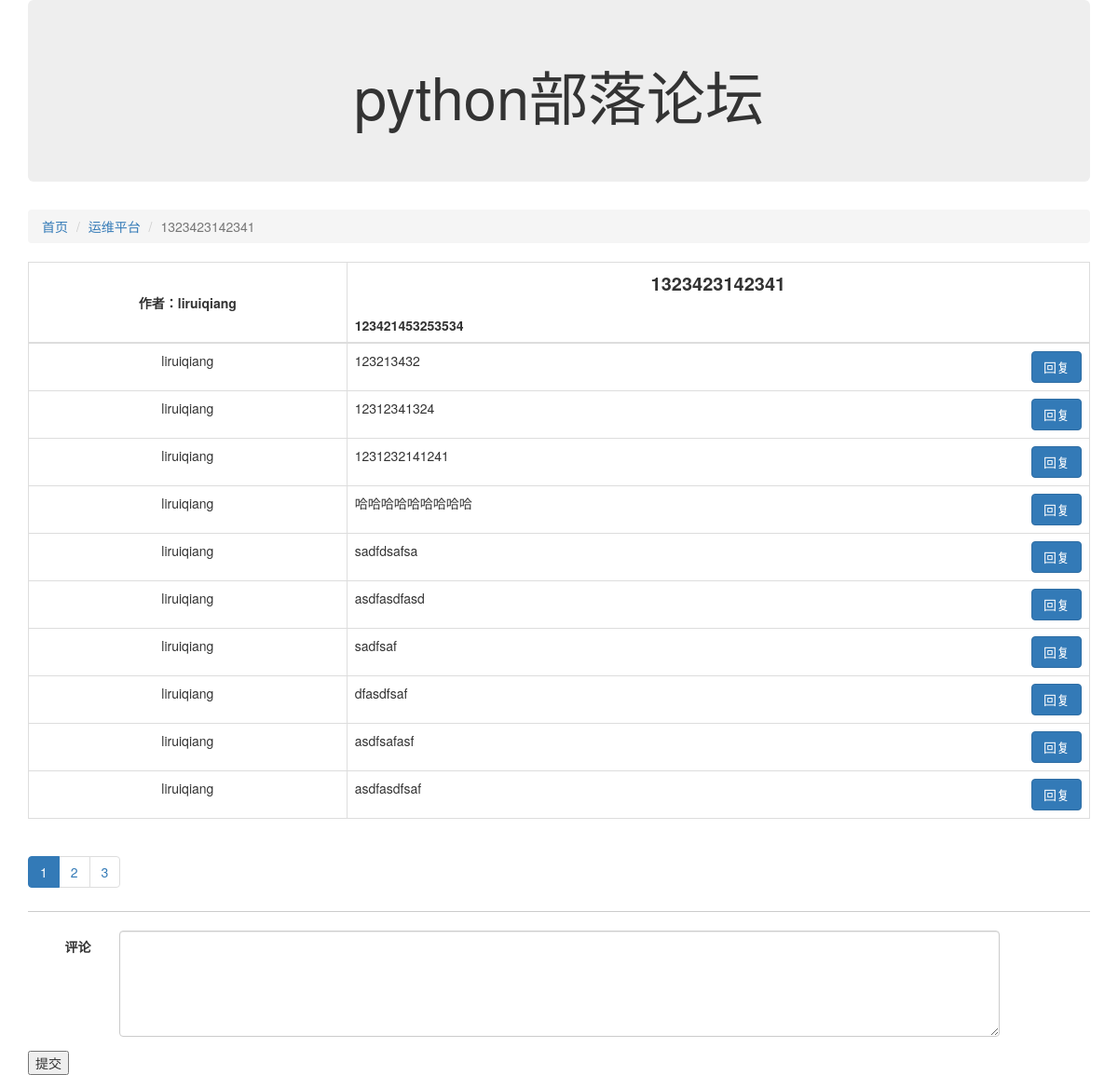
/article/detail/39, run on the app's committed database.
### block/models.py (models this page shows)
class Block(models.Model):
    name = models.CharField('板块名称',max_length = 100)
    desc = models.CharField('板块描述',max_length = 100)
    manager_name = models.CharField('板块管理员名称',max_length = 100)
    status = models.IntegerField('状态',choices=((0,'正常'),(-1,'删除')))
    def __str__(self):
        return self.name
    class Meta:
        verbose_name = "板块"
        verbose_name_plural = "板块"

### article/models.py (models this page shows, shortened)
class Article(models.Model):
    owner = models.ForeignKey(User,verbose_name='作者')
    block = models.ForeignKey(Block,verbose_name='板块ID')
    title = models.CharField('标题',max_length = 100)
    content = models.CharField('内容',max_length = 10000)
    status = models.IntegerField('状态',choices=((0,'正常'),(-1,'删除')))
    create_timestamp = models.DateTimeField('创建时间',auto_now_add=True)
    last_update_timestamp = models.DateTimeField('最后更新时间',auto_now=True)
    class Meta:
        verbose_name = "文章"
        verbose_name_plural = "文章"

### comment/models.py (models this page shows, shortened)
class Comment(models.Model):
    owner = models.ForeignKey(User,verbose_name='作者')
    article = models.ForeignKey(Article,verbose_name='文章ID')
    content = models.CharField('内容',max_length = 10000)
    to_comment = models.ForeignKey("self",null=True,blank=True,verbose_name="被回复评论")
    status = models.IntegerField('状态',choices=((0,'正常'),(-1,'删除')))
    create_timestamp = models.DateTimeField('创建时间',auto_now_add=True)
    last_update_timestamp = models.DateTimeField('最后更新时间',auto_now=True)
    class Meta:
        verbose_name = "评论"
        verbose_name_plural = "评论"

### article/views.py (the view)
# urls.py: url(r'^detail/(?P<article_id>\d+)',article_detail),
def article_detail(request,article_id):
    article_id = int(article_id)
    article = Article.objects.get(id=article_id)
    block = Block.objects.get(name=article.block)
    all_comments = Comment.objects.filter(article=article_id).order_by("id")
    page_no = int(request.GET.get("page_no","1"))
    page_comments,pagination_date = paginate_queryset(all_comments,page_no,10)
    return render(request,'article_detail.html',{"a":article,"b":block,"comments":page_comments,"pagination_date":pagination_date})

### article/views.py (called while the page is built)
def paginate_queryset(objs,page_no,cnt_per_page=10,half_show_length=5):
    p = Paginator(objs,cnt_per_page)
    if page_no > p.num_pages:
        page_no = p.num_pages
    if page_no <= 0:
        page_no = 1
    page_links = [i for i in range(page_no - half_show_length,page_no + half_show_length + 1)
                  if i > 0 and i <=p.num_pages]
    page = p.page(page_no)
    previous_link = page_links[0] - 1
    next_link = page_links[-1] + 1
    pagination_date = {"has_previous":previous_link > 0,
                       "has_next":next_link <= p.num_pages,
                       "previous_link":previous_link,
                       "next_link":next_link,
                       "page_cnt":p.num_pages,
                       "current_no":page_no,
                       "page_links":page_links}
    return(page.object_list,pagination_date)

### article/templates/article_detail.html (shortened to what this page needs)
<!doctype html>
<html>
  <head>
    <link rel = "stylesheet" href="/static/css/bootstrap.min.css">
  </head>
  <body>
    <div class="container">
      <div class="row">
        <div class="col-xs-12 col-md-12">
          <div class="jumbotron">
            <center><h1>python部落论坛</h1></center>
          </div>
        </div>
      </div>
      <div class="row">
        <div class="col-xs-12 col-md-12">
          <ol class="breadcrumb">
           <li><a href="/">首页</a></li>
           <li><a href="/article/list/{{b.id}}">{{b.name}}</a></li>
           <li class="active">{{a.title}}</li>
         </ol>
         <table class="table table-bordered" style="table-layout:fixed;width=100%">
           <thead>
             <tr>
               <th style='vertical-align: middle;' width="30%"><center>作者：{{a.owner}}</center></th>
               <th width="70%"><center><span style="font-size: 20px">{{a.title}}</span></center><br />{{a.content}}</th>
             </tr>
           </thead>
           <tbody>
             {% for comment in comments %}
             <tr>
               <td><center>{{comment.owner}}</center></td>
               <td>
                   {{comment.content|linebreaksbr}}
                <a href="#replyRegion" data-id="{{ comment.id }}"
                   class="replyBtn btn btn-primary pull-right" id="replyBtn">回复</a>
               </td>
             </tr>
             {% endfor %}
           </tbody>
         </table>
         <nav aria-label="Page navigation">
           <ul class="pagination">
              {% for j in pagination_date.page_links %}
                {% ifequal j pagination_date.current_no %}
                  <li class="active"><a href="?page_no={{j}}">{{j}}</a></li>
                {% else %}
                  <li><a href="?page_no={{j}}">{{j}}</a></li>
                {% endifequal %}
              {% endfor %}
            </nav>
            <div style="height:2px;border-bottom:1px #ccc solid;"></div>
            <br/>
            <form class="form-horizontal">
              <div class="form-group" id="replyRegion">
                <label class="col-md-1 control-label" >评论</label>
                <div class="col-sm-10 col-md-10">
                <textarea type="text" rows="5" class="form-control" name="content" id="commentContent"></textarea>
                </div>
              </div>
            </form>
            <button type="submit" id="commentBtn" data-id="{{ a.owner }}">提交</button>
          </div>
        </div>
      </div>
  </body>
</html>

### data on the page
Block: name "运维平台"
Article: title "1323423142341", owner "liruiqiang", content "123421453253534"
Comment: owner "liruiqiang", content "123213432"
Comment: owner "liruiqiang", content "12312341324"
Comment: owner "liruiqiang", content "1231232141241"
Comment: owner "liruiqiang", content "哈哈哈哈哈哈哈哈哈"
Comment: owner "liruiqiang", content "sadfdsafsa"
Comment: owner "liruiqiang", content "asdfasdfasd"
Comment: owner "liruiqiang", content "sadfsaf"
Comment: owner "liruiqiang", content "dfasdfsaf"
Comment: owner "liruiqiang", content "asdfsafasf"
Comment: owner "liruiqiang", content "asdfasdfsaf"

### other printed values
{{ j }} "1"
{{ j }} "2" "3"
